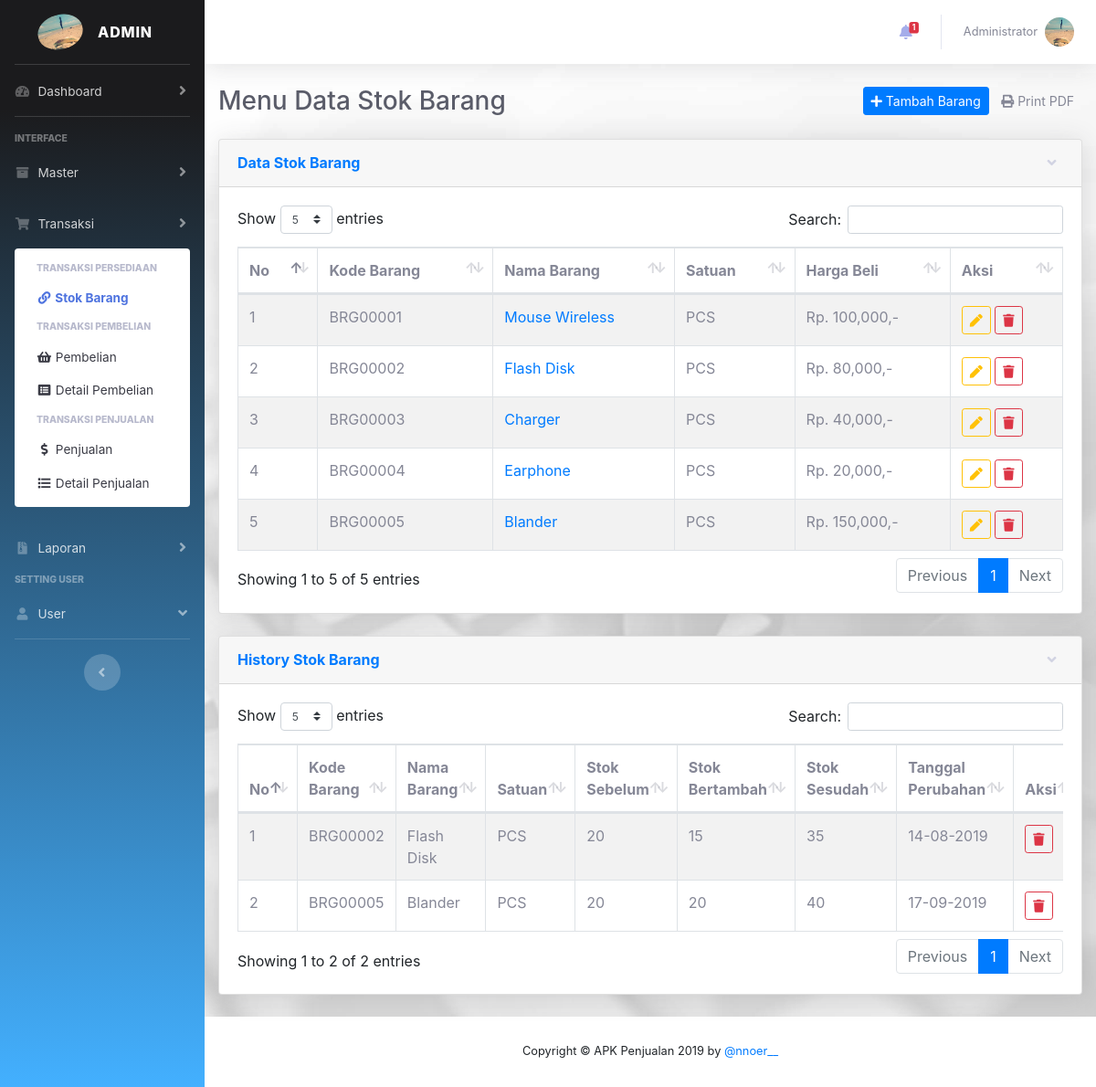
Screenshot of /?page=datastok (signed in) with the database file from the repository.
### tables this page shows
CREATE TABLE `tb_users` (
  `id_users` int(11) NOT NULL,
  `username` varchar(30) NOT NULL,
  `nama_user` varchar(30) NOT NULL,
  `password` varchar(256) NOT NULL,
  `level` int(1) NOT NULL,
  `image` varchar(128) NOT NULL
);

CREATE TABLE `data_stok` (
  `id_brg_stok` int(11) NOT NULL,
  `id_brg` int(11) NOT NULL,
  `stok` int(11) NOT NULL
);

CREATE TABLE `tb_barang` (
  `id_brg` int(11) NOT NULL,
  `kode_barang` varchar(8) NOT NULL,
  `nama_barang` varchar(60) NOT NULL,
  `satuan` varchar(20) NOT NULL,
  `harga_beli` int(15) NOT NULL,
  `harga_jual` int(15) NOT NULL
);

CREATE TABLE `history_stok` (
  `id_history_stok` int(11) NOT NULL,
  `id_brg_stok` int(11) NOT NULL,
  `stok_sblm` int(11) NOT NULL,
  `stok_sesudah` int(11) NOT NULL,
  `tanggal_perubahan` date NOT NULL
);

### views/datastok.php (the view, shortened to what the rows shown need)
<!DOCTYPE html>
<html>
<head>
</head>
<body>
    <section class="content-body">
        <div class="card shadow mb-4">
            <div class="collapse show" id="collapseCardExample">
                <div class="card-body">
                    <div class="row">
                        <div class="col-lg-12">
                            <div class="table-responsive">
                                <table class="table table-bordered table-hover table-striped" id="dataTable2">
                                    <thead>
                                        <tr>
                                            <th>No</th>
                                            <th>Kode Barang</th>
                                            <th>Nama Barang</th>
                                            <th>Satuan</th>
                                            <th>Harga Beli</th>
                                            <th>Aksi</th>
                                        </tr>
                                    </thead>
                                    <tbody>
                                        <?php $no = 1; ?>
                                        <?php $query = $datastok->tampilbrgstok($koneksi); ?>
                                        <?php foreach ($query as $q => $data) { ?>
                                            <tr class="odd gradeX">
                                                <td><?php echo $no++; ?></td>
                                                <td><?php echo $data['kode_barang']; ?></td>
                                                <td>
                                                    <a href="#" class="data-stok" data-toggle="data-stok" style="max-width" id="<?= $data['id_brg']; ?>">
                                                        <?php echo ucwords($data['nama_barang']); ?>
                                                    </a>
                                                </td>
                                                <td><?php echo $data['satuan']; ?></td>
                                                <td>Rp. <?php echo number_format($data['harga_beli']); ?>,-</td>
                                                <td>
                                                    <a href="?page=ubahbrgstok&id=<?php echo $data['id_brg_stok']; ?>" class="btn btn-outline-warning btn-sm"><i class="fa fa-pen"></i> </a>
                                                    <a href="?page=datastok&hapus=<?php echo $data['id_brg_stok']; ?>" class="btn btn-outline-danger btn-sm" id="alertHapus" onclick="return confirm('Yakin Ingin Di Hapus');"><i class="fa fa-trash"></i> </a>
                                                </td>
                                            </tr>
                                        <?php
                                    } ?>
                                    </tbody>
                                </table>
                            </div>
                        </div>
                    </div>
                </div>
            </div>
        </div>
    </section>
    <section class="content-body">
        <div class="card shadow mb-4">
            <div class="collapse show" id="collapseCardExample">
                <div class="card-body">
                    <div class="row">
                        <div class="col-lg-12">
                            <div class="table-responsive">
                                <table class="table table-bordered table-hover table-striped" id="dataTable">
                                    <thead>
                                        <tr>
                                            <th>No</th>
                                            <th>Kode Barang</th>
                                            <th>Nama Barang</th>
                                            <th>Satuan</th>
                                            <th>Stok Sebelum</th>
                                            <th>Stok Bertambah</th>
                                            <th>Stok Sesudah</th>
                                            <th>Tanggal Perubahan</th>
                                            <th>Aksi</th>
                                        </tr>
                                    </thead>
                                    <tbody>
                                        <?php $no = 1; ?>
                                        <?php $query = $historystok->tampilhistorystok($koneksi); ?>
                                        <?php foreach ($query as $q => $data) { ?>
                                            <tr class="odd gradeX">
                                                <td><?php echo $no++; ?></td>
                                                <td><?php echo $data['kode_barang']; ?></td>
                                                <td><?php echo ucwords($data['nama_barang']); ?></td>
                                                <td><?php echo $data['satuan']; ?></td>
                                                <td><?php echo $data['stok_sblm']; ?></td>
                                                <td><?php echo $data['stok_sesudah'] - $data['stok_sblm']; ?></td>
                                                <td><?php echo $data['stok_sesudah']; ?></td>
                                                <td><?php echo date_format(date_create($data['tanggal_perubahan']),'d-m-Y'); ?></td>
                                                <td>
                                                    <a href="?page=datastok&hapushistory=<?php echo $data['id_history_stok']; ?>" class="btn btn-outline-danger btn-sm" id="alertHapus" onclick="return confirm('Yakin Ingin Di Hapus');"><i class="fa fa-trash"></i> </a>
                                                </td>
                                            </tr>
                                        <?php
                                    } ?>
                                    </tbody>
                                </table>
                            </div>
                        </div>
                    </div>
                </div>
            </div>
        </div>
    </section>
</body>
</html>

### index.php (shortened to what the rows shown need)
<?php
require_once "classcrud/class.crud.php";
?>
<!DOCTYPE html>
<html lang="en">
<head>
    <link href="assets/vendor/fontawesome-free/css/all.min.css" rel="stylesheet" type="text/css">
    <link href="assets/css/sb-admin-2.min.css" rel="stylesheet">
    <link href="assets/css/style.css" rel="stylesheet">
    <link href="assets/bootstrap4/css/bootstrap.min.css" rel="stylesheet">
    <link href="assets/vendor/datatables/dataTables.bootstrap4.min.css" rel="stylesheet">
</head>
<body id="page-top">
    <div id="wrapper">
        <ul class="navbar-nav bg-gradient-primary sidebar sidebar-dark accordion" id="accordionSidebar">
            <a class="sidebar-brand d-flex align-items-center justify-content-center" href="?page=dashboard">
                <div class="sidebar-brand-icon rotate-n-15">
                    <?php $id = $_SESSION['adm']['id_users']; ?>
                    <?php
                    $query = $koneksi->query("SELECT * FROM tb_users WHERE id_users = '$id'");
                    $row = $query->fetch_assoc();
                    ?>
                    <img src="assets/mycss/img/<?php echo $row['image']; ?>" class="img-profile rounded-circle" style="width: 50px;" alt="Cinque Terre">
                </div>
            </a>
        </ul>
        <div id="content-wrapper" class="d-flex flex-column">
            <div id="content" class="content-bg">
                <nav class="navbar navbar-expand navbar-light bg-white topbar mb-4 static-top shadow">
                    <ul class="navbar-nav ml-auto">
                        <?php $query = $koneksi->query("SELECT * FROM data_stok INNER JOIN tb_barang ON data_stok.id_brg = tb_barang.id_brg WHERE stok <= 10"); ?>
                        <?php $id = $_SESSION['adm']['id_users']; ?>
                        <?php
                        $query = $koneksi->query("SELECT * FROM tb_users WHERE id_users = '$id'");
                        $row = $query->fetch_assoc();
                        ?>
                        <li class="nav-item dropdown no-arrow">
                            <a class="nav-link dropdown-toggle" href="#" id="userDropdown" role="button" data-toggle="dropdown" aria-haspopup="true" aria-expanded="false">
                                <span class="mr-2 d-none d-lg-inline text-gray-600 small">
                                    <?= ucwords($row['username']); ?>
                                </span>
                                <img class="img-profile rounded-circle" src="assets/mycss/img/<?= $row['image']; ?>">
                            </a>
                        </li>
                    </ul>
                </nav>
                <div class="container-fluid">
                    <?php if (@$_GET['page'] == 'datastok') { ?>
                        <?php if (!@$_SESSION['gudang'] && !@$_SESSION['administrator']) { ?>
                            <?php echo "<script>alert('Maaf anda tidak punya akses kesini');</script>"; ?>
                            <?php echo "<script>window.location.href='?page=dashboard';</script>"; ?>
                        <?php } else { ?>
                            <?php require_once 'views/datastok.php'; ?>
                        <?php } ?>
                    <?php } ?>
                </div>
            </div>
        </div>
    </div>
</body>
</html>

### rows the page displays
tb_users: image (picture), username "Administrator"
data_stok: id_brg.kode_barang "BRG00001", id_brg.nama_barang "Mouse Wireless", id_brg.satuan "PCS", id_brg.harga_beli "100,000"
data_stok: id_brg.kode_barang "BRG00002", id_brg.nama_barang "Flash Disk", id_brg.satuan "PCS", id_brg.harga_beli "80,000"
data_stok: id_brg.kode_barang "BRG00003", id_brg.nama_barang "Charger", id_brg.satuan "PCS", id_brg.harga_beli "40,000"
data_stok: id_brg.kode_barang "BRG00004", id_brg.nama_barang "Earphone", id_brg.satuan "PCS", id_brg.harga_beli "20,000"
data_stok: id_brg.kode_barang "BRG00005", id_brg.nama_barang "Blander", id_brg.satuan "PCS", id_brg.harga_beli "150,000"
history_stok: tb_barang.kode_barang "BRG00002", tb_barang.nama_barang "Flash Disk", tb_barang.satuan "PCS", stok_sblm "20", $data['stok_sesudah'] - $data['stok_sblm'] "15", stok_sesudah "35", tanggal_perubahan "14-08-2019"
history_stok: tb_barang.kode_barang "BRG00005", tb_barang.nama_barang "Blander", tb_barang.satuan "PCS", stok_sblm "20", $data['stok_sesudah']-$data['stok_sblm'] "20", stok_sesudah "40", tanggal_perubahan "17-09-2019"

### other values shown
$jdata "1"
